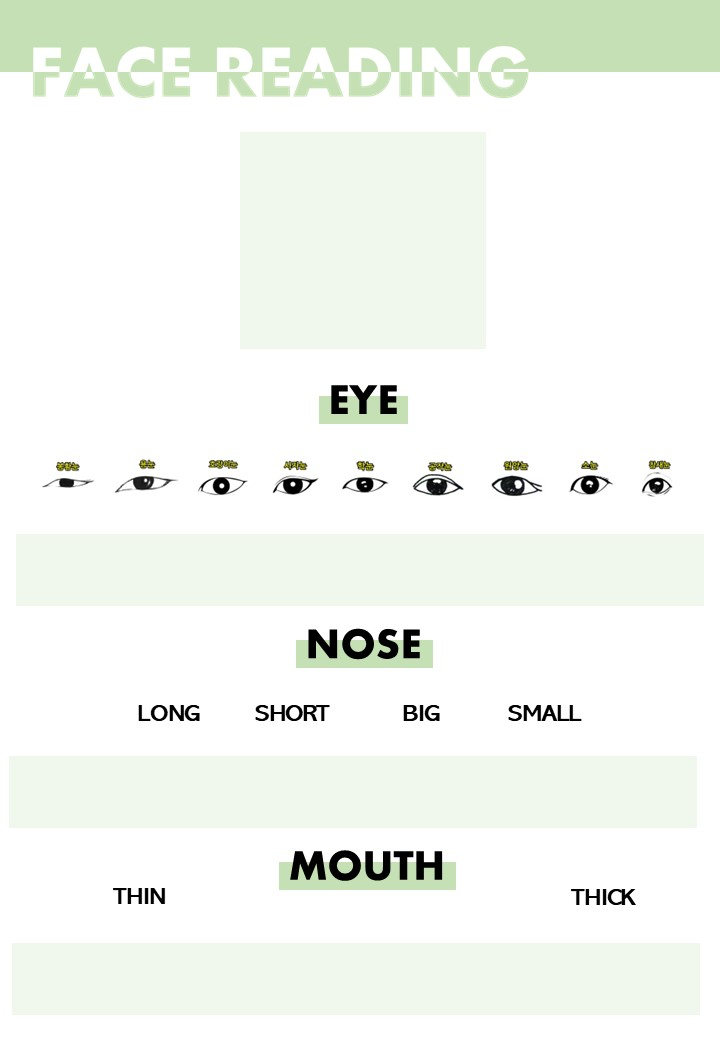
#> input picture background.jpeg, 720 x 1040 px, given in place of background.jpg, which was not available
$ python output.py
#> lines starting #> are read from the running program, lines starting #| are printed output that depends on the picture; after the words box and inside, x2 and y2 are one past the last pixel; in counts of white or black regions, pixels touching at a corner belong together; pictures that were not available may be replaced by others from this repository, and a replacement may not be noted
import cv2
import matplotlib.pyplot as plt

##INPUT
bg_path = './background.jpg'
face_path = './face.jpg'

# Loading Background
bg = cv2.imread(bg_path)
#> bg is the input picture: shape (1040, 720, 3); mean B, G, R 240, 246.6, 242.3
bg = cv2.cvtColor(bg, cv2.COLOR_BGR2RGB)

# Add result image
face = cv2.imread(face_path)
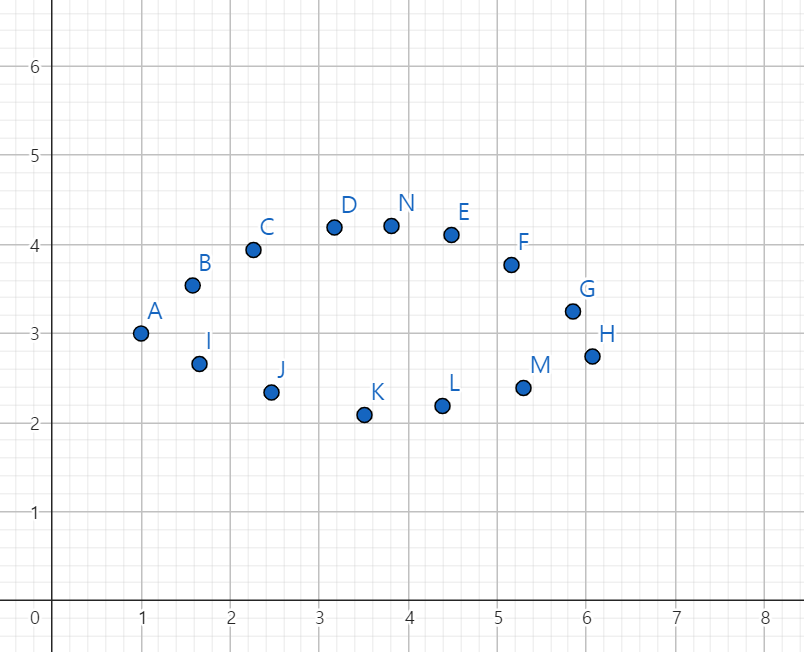
#> input picture eye_example.png, 804 x 652 px, given in place of face.jpg, which was not available
#> face is the input picture: shape (652, 804, 3); mean B, G, R 249.5, 249, 248.5
face = cv2.cvtColor(face, cv2.COLOR_BGR2RGB)
face = cv2.resize(face, (250,250))
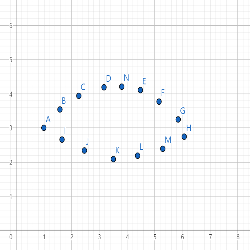
#> face: shape (250, 250, 3); mean R, G, B 248.8, 249.3, 249.8
bg[120:370, 240:490] = face

### EYE ###

e = 0 # Classified eye class (0~8)

# Circle
x_positions = [65, 145, 220, 290, 365, 435, 515, 590, 660]
cv2.circle(bg, center=(x_positions[e],475), radius=30, color=(255,0,0), thickness=2)

# Description
text_font = cv2.FONT_ITALIC
text = [# 봉황눈
    'The phoenix eye is considered the best in physiognomy. The shape of the eyes is thin and continues to \nbecome longer towards the end, and the pupil is very black and the white part is transparent. It is \nsaid that he has a benevolent personality and wisdom to look into the future with eyes that fit the saying \n"nothing is impossible". King Sejong and So Ji-seop are applicable, and Yoo Seung-ho also has phoenix eyes.',
        # 용눈
    'The dragon\'s eyes, which symbolize good fortune, are clearly black and white and are characterized by long \ntears. A person with dragon eyes is a fortune that has a high possibility of becoming the emperor or empress \nof a country. After the phoenix eye, which is the best eye contemplation, the auspicious sign is the dragon eye.',
        # 호랑이눈
    'The tiger\'s eyes have large eyes and small pupils, slightly yellowish, and are round and curved. He has a strong \npersonality, has a sense of justice, is active in community service, and is destined to enjoy wealth and honor.',
        # 사자눈
    'Lion eyes have large eyes with double eyelids, and the corners of the eyes are raised upward. With a wise \nand generous personality, he likes to wear official uniforms and rises in the world early. Eyes with raised \neyebrows are a contemplation of good brains and longevity, and if you do not make enemies of those around \nyou, you will be lucky to succeed in business or politics.',
        # 학눈
    'Crane eyes are the most common form for Asians without double eyelids, and are of an appropriate size \nand have clear black and white pupils. Integrity and innocence, ideals are high, and the people around them \nhave a lot of trust and wealth luck is good.',
        # 공작눈
    'The peacock eye is wise and discerning. They belong to large eyes, are sensitive and expressive. The downside \nis that the mind is weak.',
        # 원앙눈
    'He is good at collecting wealth and has a good marital relationship.',
        # 소눈
    'He has a benevolent personality, has a strong patience, makes few mistakes, and has a diligent personality. \noften become very wealthy.',
        # 참새눈
    'He has a clear brain and a strong sense of responsibility, so he is diligent and doesn\'t know much about \nmoney, but he has an impatient personality and is stubborn.']
for i, line in enumerate(text[e].split('\n')):
    cv2.putText(bg, text=line, org=(25,550+i*15), fontFace = text_font, fontScale=0.37, color=(0,0,0), thickness=1)
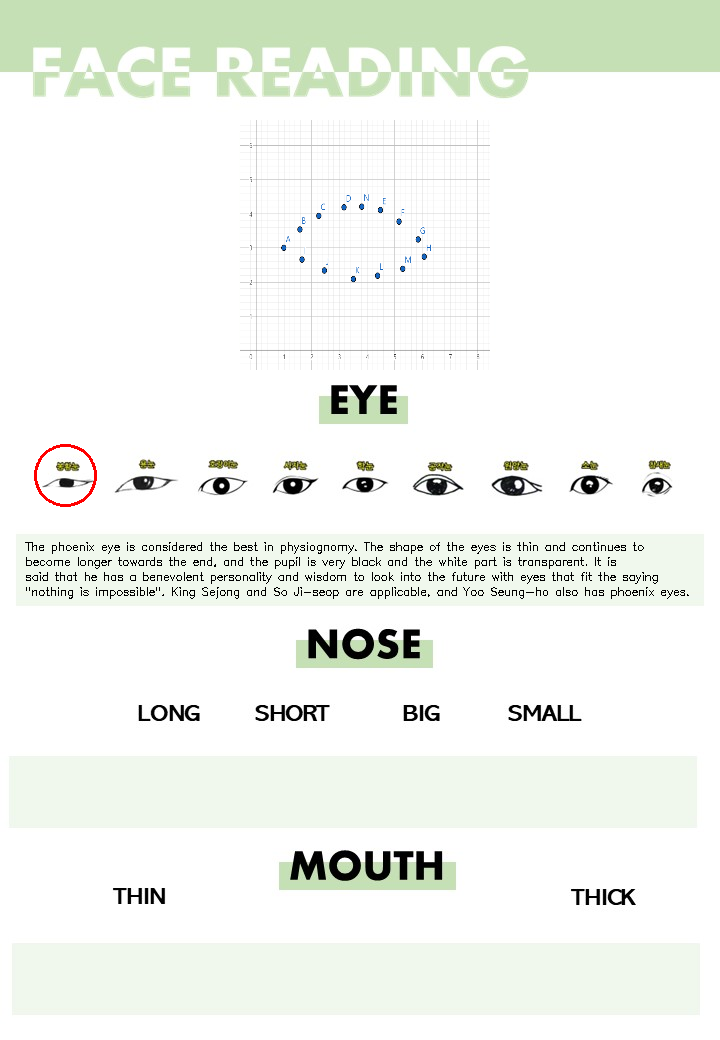
#> bg: shape (1040, 720, 3); mean R, G, B 241.2, 244.7, 239

### NOSE ###

n = 3 # Classified nose class (0~3)

# Nose
x_positions = [167, 292, 425, 543]
cv2.circle(bg, center=(x_positions[n],715), radius=40, color=(255,0,0), thickness=2)
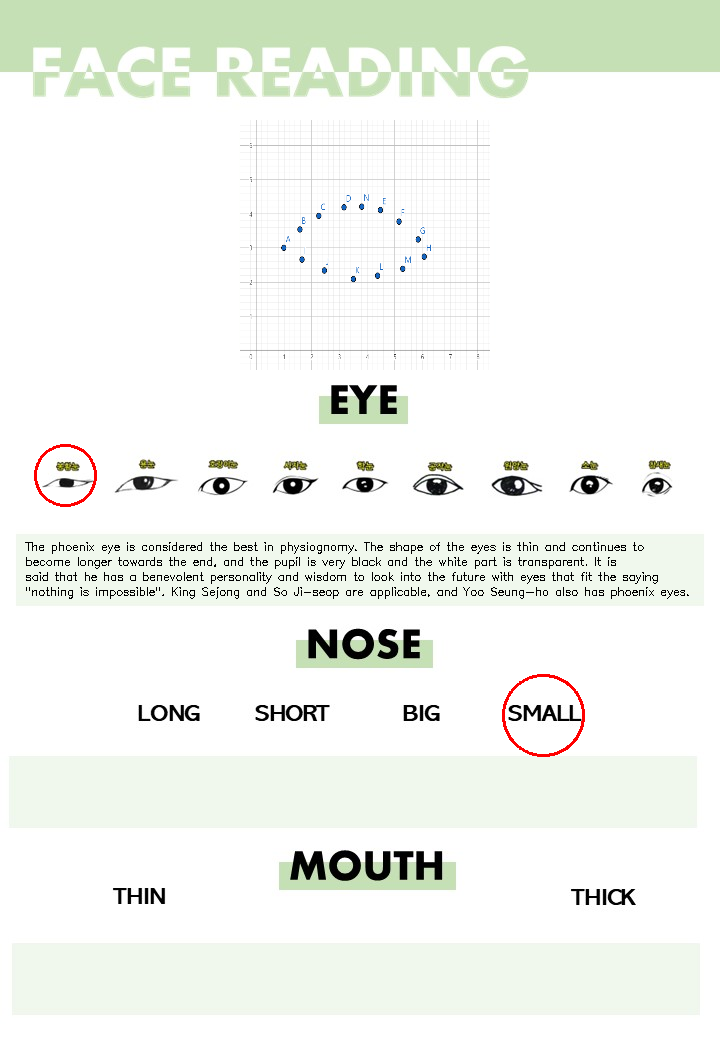
#> bg: shape (1040, 720, 3); 0.1% of pixels changed, all inside (x1, y1, x2, y2) = (502, 674, 585, 757)

# Description
text_font = cv2.FONT_ITALIC
#> text_font = 16
text = [# 긴 코
    'People with long noses are proud of themselves. They also like noble things, so they often have luxurious \nhobbies from an early age. They usually have a strong sense of responsibility, so no matter what task they \nare entrusted with, they feel safe around them.',
        # 짧은 코
    'They are fast-paced. Wherever they go, they adapt well and behave in a snappy manner. He doesn\'t get \nexcited about most things, and even if something bad happens, he\'s a simple person who doesn\'t get angry \nand goes over it smoothly.',
        # 큰 코
    'They are egoistic and self-centered. They say that there are cases where they become lonely because they \nare not considerate of the other person in interpersonal relationships.',
        # 작은 코
    'They often lack self-confidence. There are cases where you hesitate a lot in everything and end up in failure \nbecause you hesitate to do something that will come true.'
]
for i, line in enumerate(text[n].split('\n')):
    cv2.putText(bg, text=line, org=(25,775+i*15), fontFace = text_font, fontScale=0.37, color=(0,0,0), thickness=1)
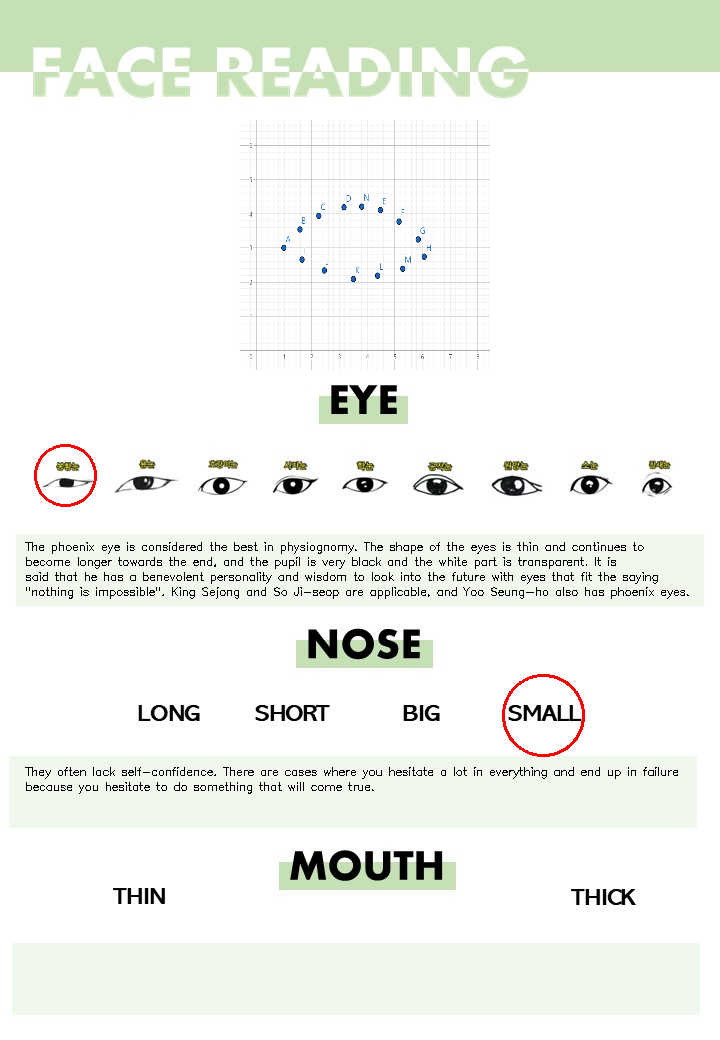
#> bg: shape (1040, 720, 3); 0.28% of pixels changed, all inside (x1, y1, x2, y2) = (25, 767, 678, 794)

### MOUTH ###

m = 0 # Classified nose class (0~1)

# Nose
x_positions = [140, 605]
cv2.circle(bg, center=(x_positions[m],895), radius=35, color=(255,0,0), thickness=2)
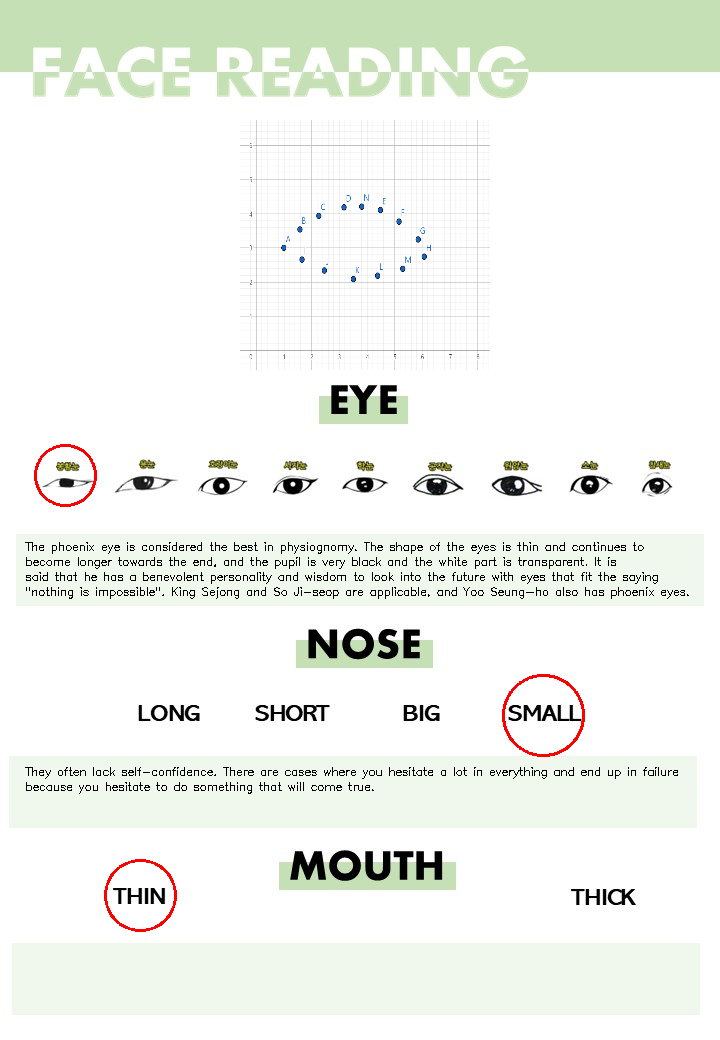
#> bg: shape (1040, 720, 3); 0.09% of pixels changed, all inside (x1, y1, x2, y2) = (104, 859, 177, 932)

# Description
text_font = cv2.FONT_ITALIC
text = [# 얇은 입
    'They are affectionate, loyal, and affectionate, and if their lips are bright, they have strong vitality and are \nwell-off financially. They may also be acclaimed as gourmets. They are said to be lucky with their health \nbecause they prefer delicious food.',
        # 두꺼운 입
    'They are sensitive and irritable, prone to stress, lack of affection, often indifferent to others, and can be \ncallous. Also, they have no affection, so it can be said that they lack understanding for others. They have a \nless emotional side of themselves and have an unusual competitive spirit and ability to overcome difficulties.'
]
for i, line in enumerate(text[m].split('\n')):
    cv2.putText(bg, text=line, org=(25,960+i*15), fontFace = text_font, fontScale=0.37, color=(0,0,0), thickness=1)
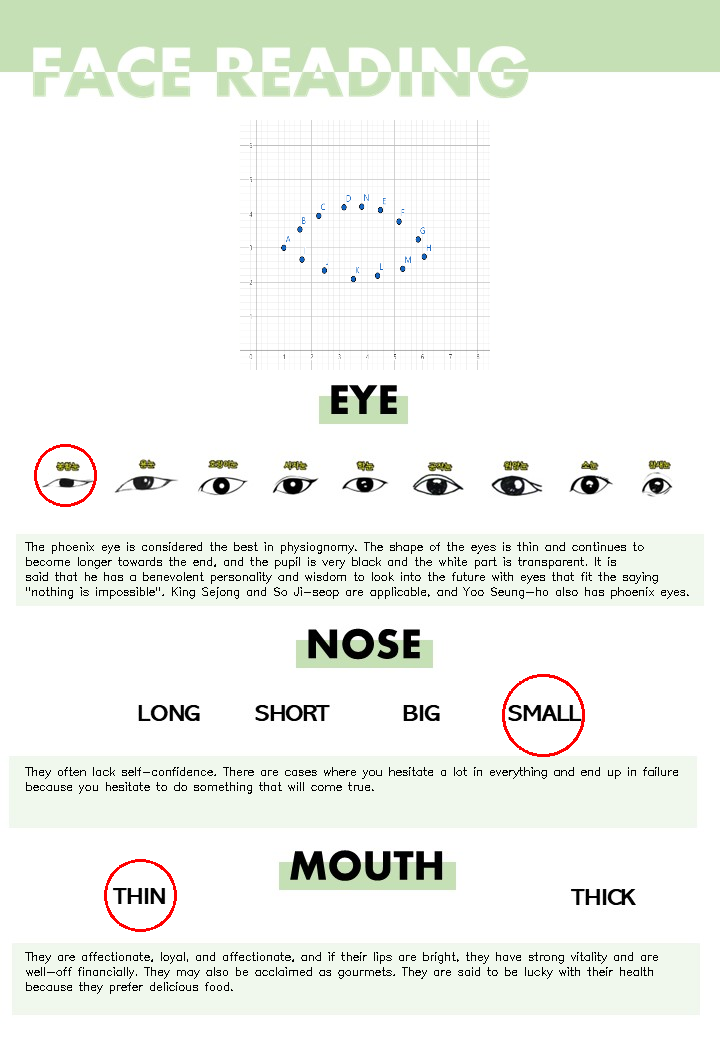
#> bg: shape (1040, 720, 3); 0.41% of pixels changed, all inside (x1, y1, x2, y2) = (25, 952, 658, 994)

plt.figure(figsize=(30,20))
plt.imshow(bg)
